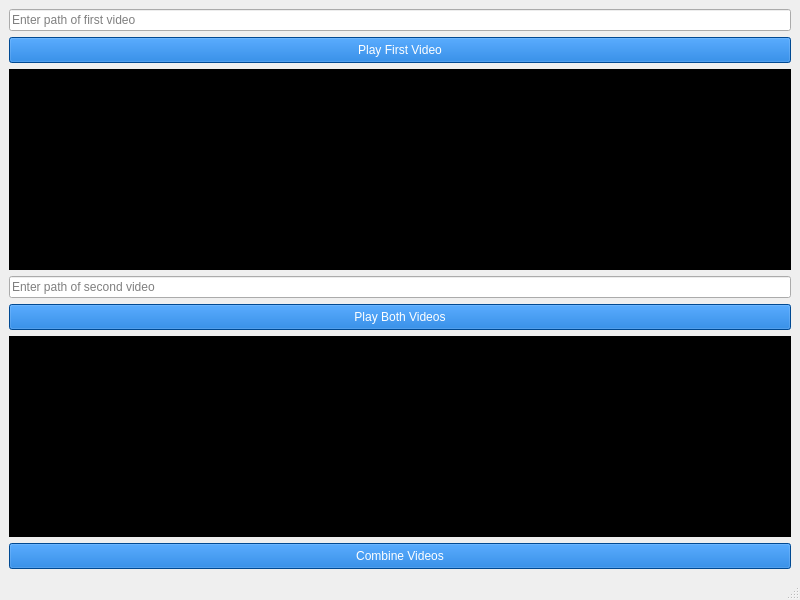
<?xml version="1.0" encoding="UTF-8"?>
<ui version="4.0">
 <class>MainWindow</class>
 <widget class="QMainWindow" name="MainWindow">
  <property name="geometry">
   <rect>
    <x>0</x>
    <y>0</y>
    <width>800</width>
    <height>600</height>
   </rect>
  </property>
  <property name="windowTitle">
   <string>Multimedia Application</string>
  </property>
  <widget class="QWidget" name="centralwidget">
   <layout class="QVBoxLayout" name="verticalLayout">

    <!-- Video Path Input for First Video -->
    <item>
     <widget class="QLineEdit" name="videoPathInput1">
      <property name="placeholderText">
       <string>Enter path of first video</string>
      </property>
     </widget>
    </item>

    <!-- Play First Video Button -->
    <item>
     <widget class="QPushButton" name="playButton1">
      <property name="text">
       <string>Play First Video</string>
      </property>
      <property name="icon">
       <iconset resource="play-icon.png"/>
      </property>
      <property name="styleSheet">
       <string notr="true">background-color: #0066cc; color: white; padding: 5px;</string>
      </property>
     </widget>
    </item>

    <!-- Video Player Area for First Video -->
    <item>
     <widget class="QWidget" name="videoPlayer1" native="true">
      <property name="minimumSize">
       <size>
        <width>400</width>
        <height>200</height>
       </size>
      </property>
      <property name="styleSheet">
       <string notr="true">background-color: black;</string>
      </property>
     </widget>
    </item>

    <!-- Video Path Input for Second Video -->
    <item>
     <widget class="QLineEdit" name="videoPathInput2">
      <property name="placeholderText">
       <string>Enter path of second video</string>
      </property>
     </widget>
    </item>

    <!-- Play Both Videos Button -->
    <item>
     <widget class="QPushButton" name="playButton2">
      <property name="text">
       <string>Play Both Videos</string>
      </property>
      <property name="icon">
       <iconset resource="play-icon.png"/>
      </property>
      <property name="styleSheet">
       <string notr="true">background-color: #0066cc; color: white; padding: 5px;</string>
      </property>
     </widget>
    </item>

    <!-- Video Player Area for Second Video -->
    <item>
     <widget class="QWidget" name="videoPlayer2" native="true">
      <property name="minimumSize">
       <size>
        <width>400</width>
        <height>200</height>
       </size>
      </property>
      <property name="styleSheet">
       <string notr="true">background-color: black;</string>
      </property>
     </widget>
    </item>

    <!-- Combine Videos Button -->
    <item>
     <widget class="QPushButton" name="combineButton">
      <property name="text">
       <string>Combine Videos</string>
      </property>
      <property name="icon">
       <iconset resource="play-icon.png"/>
      </property>
      <property name="styleSheet">
       <string notr="true">background-color: #0066cc; color: white; padding: 5px;</string>
      </property>
     </widget>
    </item>

   </layout>
  </widget>

  <!-- Menu Bar -->
  <widget class="QMenuBar" name="menubar">
   <property name="geometry">
    <rect>
     <x>0</x>
     <y>0</y>
     <width>800</width>
     <height>22</height>
    </rect>
   </property>
  </widget>

  <!-- Status Bar -->
  <widget class="QStatusBar" name="statusbar"/>

 </widget>
 <resources>
  <!-- Resource files for icons -->
  <include location="resources.qrc"/>
 </resources>
 <connections/>
</ui>
